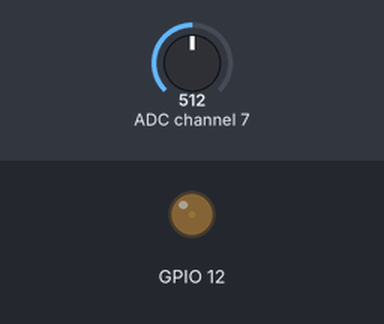
The program below on a simulated Raspberry Pi (BCM pin numbers). On the bench: output pins drawn as LEDs (lit = HIGH). Inputs (shaded band) come from the test bench; at power-on: ADC channel 7 = 512 (analog values on the 0–1023 scale). What the program prints to the terminal is not drawn.

Above: at 1.2 s.
1.3 s: ADC channel 7 set to 716
At 2.1 s:
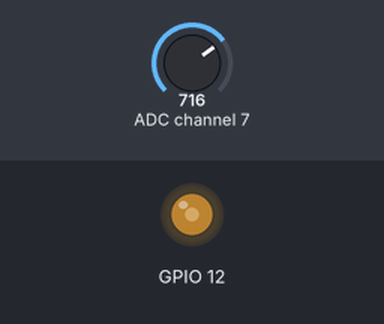
2.8 s: ADC channel 7 set to 900
At 4.0 s:
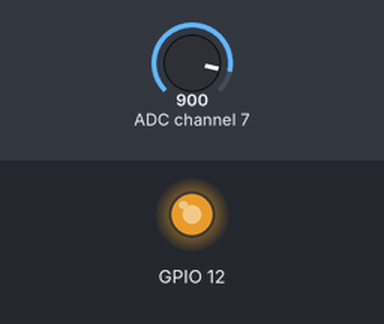
Timing chart, 0 to 5.8 s (numbered marks = the images above; inputs shaded):
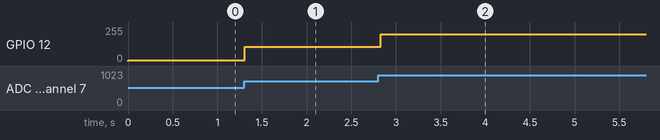

The program:

test-microphone.py
```python
import time
import sys
import pigpio
import Adafruit_MCP3008

CLK  = 23
MISO = 24
MOSI = 25
CS   = 18
mcp = Adafruit_MCP3008.MCP3008(clk=CLK, cs=CS, miso=MISO, mosi=MOSI)

#SPI_PORT   = 0
#SPI_DEVICE = 0
#mcp = Adafruit_MCP3008.MCP3008(spi=SPI.SpiDev(SPI_PORT, SPI_DEVICE))

pi=pigpio.pi()

while True:
	val = mcp.read_adc(7)

	n = (val - 500)/2;
	if n < 0:
		n = 0
	if n > 255:
		n = 255

	for i in range(n):
		sys.stdout.write('#')
		sys.stdout.flush()
	pi.set_PWM_dutycycle(12, n)
	print n
	time.sleep(0.01)
```

Measured:
- after the input at 1.3 s, GPIO 12: 6/255 → 108/255 at once
- after the input at 2.8 s, GPIO 12: 108/255 → 200/255 at once
